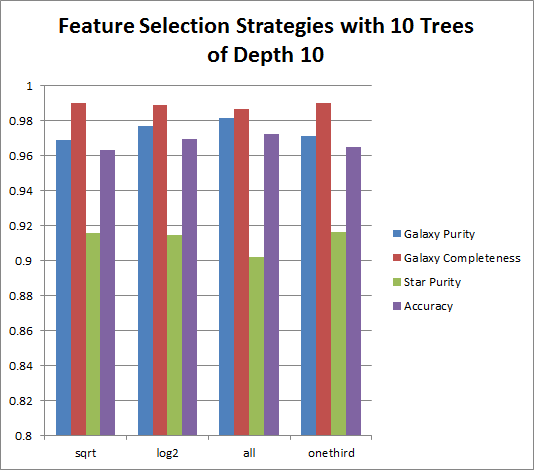
#> input picture images/10x10.png, 535 x 470 px
$ python -i trainModel.py   (imports and definitions only)   (Python 2 division)
#> lines starting #> are read from the running program, lines starting #| are printed output that depends on the picture
#
# # coding: utf-8
#
# # ##Train and Save a Random Forest Model for Star-Galaxy Classification
# #
#
# # The following code allows us to use PySpark in the iPython Notebook
#
# # In[1]:
#
# import os
# import sys
#
# # Set the path for spark installation
# # this is the path where you have built spark using sbt/sbt assembly
# os.environ['SPARK_HOME']="/Users/blorangest/Desktop/spark-1.3.1-bin-hadoop2.6"
# # Append to PYTHONPATH so that pyspark could be found
# sys.path.append("/Users/blorangest/Desktop/spark-1.3.1-bin-hadoop2.6/python")
# sys.path.append(os.path.join(os.environ['SPARK_HOME'], 'python/lib/py4j-0.8.2.1-src.zip'))
# sys.path.append("/Library/Python/2.7/site-packages") #gives the location of pyfits and other python modules on local machine
#

# Now we are ready to import Spark Modules
try:
    from pyspark.mllib.tree import RandomForest
    from pyspark.mllib.tree import DecisionTreeModel
    from pyspark.mllib.util import MLUtils
    from pyspark.mllib.regression import LabeledPoint
    from pyspark import SparkContext

except ImportError as e:
    print ("Error importing Spark Modules", e)
    sys.exit(1)
import numpy as np
import pyfits
import shutil


# Now we set some variables that will determine the properties of the random forest.
# test_size is the percentage of the data that will be used to test the model.
# num_trees is the number of trees in the forest.
# max_depth is the maximum depth of each tree. It must be no more than 30. Really, it doesn't make sense for it to be greater than the number of features per point. strat is the feature subset selection strategy. The options are: all, auto, sqrt, log2, onethird. auto is the same as sqrt with more than one tree, and the same as all with only one tree.
# k is the number of folds desired for kfolds cross validation

# In[2]:

dataFile = "data/cfhtlens_matched.csv"
test_size = 0.2
num_trees = 50
max_depth = 10
strat = 'log2'
k = 5


# This function saves a given RDD as a text file

# In[3]:

# [37 lines left out: functions save, addColors, parse, not called in this run]


# Performs k fold cross-validation

# In[6]:

def kfolds (data):
    #folds = kFold(data, k) this would work in java
    acc = 0
    spurity = 0
    scomp = 0
    gpurity = 0
    gcomp = 0
    foldsize = data.count()/k
    tested = sc.parallelize([])
    for i in range(k):
        test = sc.parallelize(data.subtract(tested).takeSample(False, foldsize))
        tested = tested.union(test)
        train = data.subtract(test)
        # train the random forest
        model = RandomForest.trainClassifier(train, numClasses=2, categoricalFeaturesInfo={},
                                     numTrees=num_trees, featureSubsetStrategy="auto",
                                     impurity='gini', maxDepth = max_depth, maxBins=32)

        predictions = model.predict(test.map(lambda x: x.features))
        labelsAndPredictions = test.map(lambda lp: lp.label).zip(predictions)
        testErr = labelsAndPredictions.filter(lambda (v, p): v != p).count() / float(test.count())
        Mg = float(labelsAndPredictions.filter(lambda (v, p): v == 0 and p == 1).count())
        Ng = float(labelsAndPredictions.filter(lambda (v, p): v == 0 and p == 0).count())
        Ms = float(labelsAndPredictions.filter(lambda (v, p): v == 1 and p == 0).count())
        Ns = float(labelsAndPredictions.filter(lambda (v, p): v == 1 and p == 1).count())

        gpurity += (Ng / (Ng+Ms))
        gcomp += (Ng / (Ng+Mg))
        spurity += (Ns / (Ns+Mg))
        scomp += (Ns/(Ns+Ms))
        acc += (1 - testErr)

    print 'with '+ str(k) + ' folds:'
    print ('Average Galaxy Purity = ' + str(gpurity / k))
    print ('Average Galaxy Completeness = ' + str(gcomp / k))
    print ('Average Star Purity = ' + str(spurity / k))
    print ('Average Star Completeness = ' + str(scomp / k))
    print ('Average Accuracy = ' + str(acc / k))


# Trains a random forest model and saves it

# In[7]:

# [5 lines left out: function trainAndSave, not called in this run]


# Loads and returns a random forest model

# In[8]:

def load (filename) :
    model = RandomForestModel.load(sc, filename)
    return model


# Tests the model on the data. Note that, when called below, this tests the model on the training data. Therefore, this is not intended to provide any measure of model efficacy, but rather to ensure that the model was saved and loaded correctly.

# In[9]:

# [16 lines left out: function test, not called in this run]
    #print(model.toDebugString())


# Starts the spark context, loads and parses the data, trains and saves a model, loads and tests the model, performs k fold cross-validation to give an idea of model efficacy.

# In[11]:

# [1 line that did not run here, left out]
# [1 line that did not run here, left out]
# [1 line that did not run here, left out]
# [1 line that did not run here, left out]
# [1 line that did not run here, left out]
heads = {}
# [2 lines not run here, left out]
# [1 line that did not run here, left out]
# [1 line that did not run here, left out]

# [4 lines not run here, left out]


# In[ ]:

>>> import cv2
>>> picture = cv2.imread('images/10x10.png', cv2.IMREAD_GRAYSCALE)
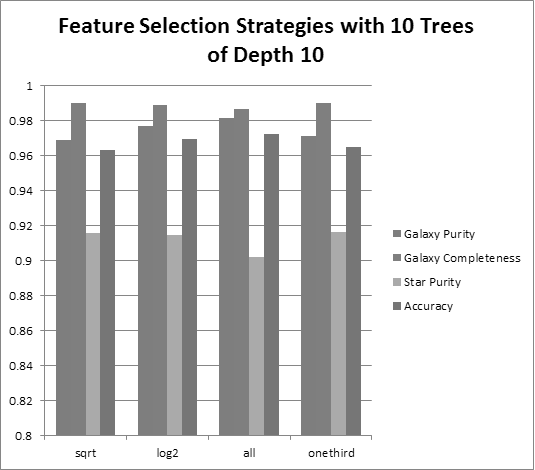
#> picture: shape (470, 535); min 0, max 255, mean 215.7
#> (the run stopped early here; a loop or call above may not have finished)

$ run again, on images/10x4.png
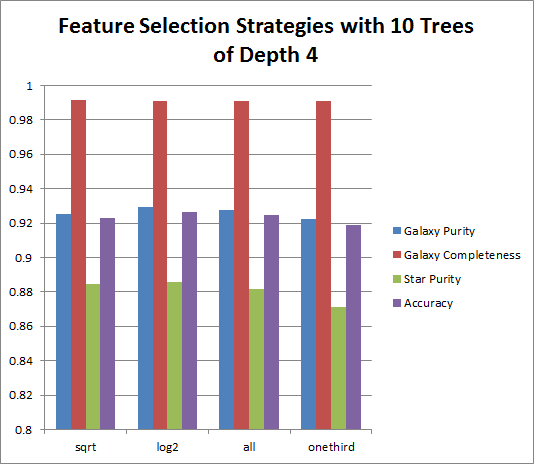
#> input picture images/10x4.png, 535 x 465 px
#> `picture = cv2.imread('images/10x10.png', cv2.IMREAD_GRAYSCALE)`:
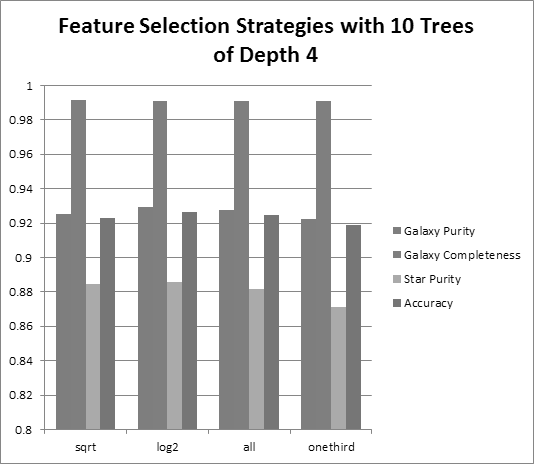
#> picture: shape (465, 535); min 0, max 255, mean 221.8
